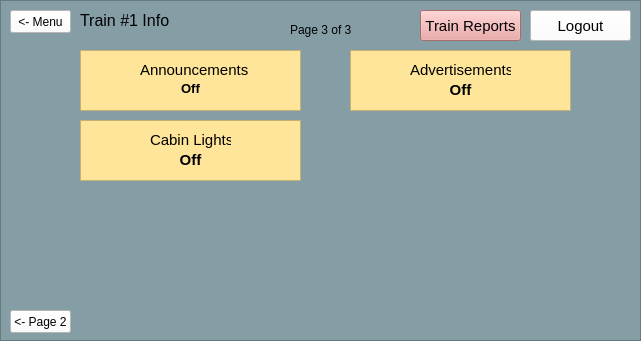
<?xml version="1.0" encoding="UTF-8"?>
<ui version="4.0">
 <class>MainWindow</class>
 <widget class="QMainWindow" name="MainWindow">
  <property name="geometry">
   <rect>
    <x>0</x>
    <y>0</y>
    <width>641</width>
    <height>341</height>
   </rect>
  </property>
  <property name="windowTitle">
   <string>MainWindow</string>
  </property>
  <widget class="QWidget" name="centralwidget">
   <widget class="QPushButton" name="logout_button_info3">
    <property name="geometry">
     <rect>
      <x>530</x>
      <y>10</y>
      <width>101</width>
      <height>31</height>
     </rect>
    </property>
    <property name="sizePolicy">
     <sizepolicy hsizetype="Minimum" vsizetype="Minimum">
      <horstretch>0</horstretch>
      <verstretch>0</verstretch>
     </sizepolicy>
    </property>
    <property name="minimumSize">
     <size>
      <width>0</width>
      <height>0</height>
     </size>
    </property>
    <property name="maximumSize">
     <size>
      <width>1347</width>
      <height>16777215</height>
     </size>
    </property>
    <property name="font">
     <font>
      <pointsize>11</pointsize>
     </font>
    </property>
    <property name="styleSheet">
     <string notr="true">background-color: rgb(255, 255, 255);</string>
    </property>
    <property name="text">
     <string>Logout</string>
    </property>
    <property name="iconSize">
     <size>
      <width>20</width>
      <height>20</height>
     </size>
    </property>
   </widget>
   <widget class="QFrame" name="frame">
    <property name="geometry">
     <rect>
      <x>0</x>
      <y>0</y>
      <width>641</width>
      <height>341</height>
     </rect>
    </property>
    <property name="styleSheet">
     <string notr="true">background-color: rgb(133, 158, 166);
border-color: rgb(0, 0, 0);</string>
    </property>
    <property name="frameShape">
     <enum>QFrame::StyledPanel</enum>
    </property>
    <property name="frameShadow">
     <enum>QFrame::Raised</enum>
    </property>
    <widget class="QPushButton" name="report_button_info3">
     <property name="geometry">
      <rect>
       <x>420</x>
       <y>10</y>
       <width>101</width>
       <height>31</height>
      </rect>
     </property>
     <property name="sizePolicy">
      <sizepolicy hsizetype="Minimum" vsizetype="Minimum">
       <horstretch>0</horstretch>
       <verstretch>0</verstretch>
      </sizepolicy>
     </property>
     <property name="minimumSize">
      <size>
       <width>0</width>
       <height>0</height>
      </size>
     </property>
     <property name="maximumSize">
      <size>
       <width>1347</width>
       <height>16777215</height>
      </size>
     </property>
     <property name="font">
      <font>
       <pointsize>11</pointsize>
      </font>
     </property>
     <property name="styleSheet">
      <string notr="true">background-color: rgb(234, 153, 153);</string>
     </property>
     <property name="text">
      <string>Train Reports</string>
     </property>
     <property name="iconSize">
      <size>
       <width>20</width>
       <height>20</height>
      </size>
     </property>
    </widget>
    <widget class="QLabel" name="label_2">
     <property name="geometry">
      <rect>
       <x>140</x>
       <y>60</y>
       <width>111</width>
       <height>20</height>
      </rect>
     </property>
     <property name="font">
      <font>
       <pointsize>11</pointsize>
      </font>
     </property>
     <property name="styleSheet">
      <string notr="true">background-color: rgb(255, 229, 153);</string>
     </property>
     <property name="text">
      <string>Announcements</string>
     </property>
    </widget>
    <widget class="QTextBrowser" name="disp_announcements">
     <property name="geometry">
      <rect>
       <x>80</x>
       <y>50</y>
       <width>221</width>
       <height>61</height>
      </rect>
     </property>
     <property name="styleSheet">
      <string notr="true">background-color: rgb(255, 229, 153);</string>
     </property>
     <property name="html">
      <string>&lt;!DOCTYPE HTML PUBLIC &quot;-//W3C//DTD HTML 4.0//EN&quot; &quot;http://www.w3.org/TR/REC-html40/strict.dtd&quot;&gt;
&lt;html&gt;&lt;head&gt;&lt;meta name=&quot;qrichtext&quot; content=&quot;1&quot; /&gt;&lt;style type=&quot;text/css&quot;&gt;
p, li { white-space: pre-wrap; }
&lt;/style&gt;&lt;/head&gt;&lt;body style=&quot; font-family:'MS Shell Dlg 2'; font-size:8.25pt; font-weight:400; font-style:normal;&quot;&gt;
&lt;p align=&quot;center&quot; style=&quot;-qt-paragraph-type:empty; margin-top:0px; margin-bottom:0px; margin-left:0px; margin-right:0px; -qt-block-indent:0; text-indent:0px;&quot;&gt;&lt;br /&gt;&lt;/p&gt;
&lt;p align=&quot;center&quot; style=&quot;-qt-paragraph-type:empty; margin-top:0px; margin-bottom:0px; margin-left:0px; margin-right:0px; -qt-block-indent:0; text-indent:0px; font-weight:600;&quot;&gt;&lt;br /&gt;&lt;/p&gt;
&lt;p align=&quot;center&quot; style=&quot; margin-top:0px; margin-bottom:0px; margin-left:0px; margin-right:0px; -qt-block-indent:0; text-indent:0px;&quot;&gt;&lt;span style=&quot; font-size:10pt; font-weight:600;&quot;&gt;Off&lt;/span&gt;&lt;/p&gt;&lt;/body&gt;&lt;/html&gt;</string>
     </property>
    </widget>
    <widget class="QLabel" name="label_10">
     <property name="geometry">
      <rect>
       <x>290</x>
       <y>20</y>
       <width>71</width>
       <height>20</height>
      </rect>
     </property>
     <property name="font">
      <font>
       <pointsize>9</pointsize>
      </font>
     </property>
     <property name="text">
      <string>Page 3 of 3</string>
     </property>
    </widget>
    <widget class="QPushButton" name="page3to2_button">
     <property name="geometry">
      <rect>
       <x>10</x>
       <y>310</y>
       <width>61</width>
       <height>23</height>
      </rect>
     </property>
     <property name="styleSheet">
      <string notr="true">background-color: rgb(255, 255, 255);</string>
     </property>
     <property name="text">
      <string>&lt;- Page 2</string>
     </property>
    </widget>
    <widget class="QPushButton" name="page3toM_button">
     <property name="geometry">
      <rect>
       <x>10</x>
       <y>10</y>
       <width>61</width>
       <height>23</height>
      </rect>
     </property>
     <property name="styleSheet">
      <string notr="true">background-color: rgb(255, 255, 255);</string>
     </property>
     <property name="text">
      <string>&lt;- Menu</string>
     </property>
    </widget>
    <widget class="QLabel" name="page3_train_label">
     <property name="geometry">
      <rect>
       <x>80</x>
       <y>10</y>
       <width>203</width>
       <height>20</height>
      </rect>
     </property>
     <property name="font">
      <font>
       <pointsize>12</pointsize>
      </font>
     </property>
     <property name="text">
      <string>Train #1 Info</string>
     </property>
    </widget>
    <widget class="QTextBrowser" name="textBrowser_4">
     <property name="geometry">
      <rect>
       <x>350</x>
       <y>50</y>
       <width>221</width>
       <height>61</height>
      </rect>
     </property>
     <property name="styleSheet">
      <string notr="true">background-color: rgb(255, 229, 153);</string>
     </property>
     <property name="html">
      <string>&lt;!DOCTYPE HTML PUBLIC &quot;-//W3C//DTD HTML 4.0//EN&quot; &quot;http://www.w3.org/TR/REC-html40/strict.dtd&quot;&gt;
&lt;html&gt;&lt;head&gt;&lt;meta name=&quot;qrichtext&quot; content=&quot;1&quot; /&gt;&lt;style type=&quot;text/css&quot;&gt;
p, li { white-space: pre-wrap; }
&lt;/style&gt;&lt;/head&gt;&lt;body style=&quot; font-family:'MS Shell Dlg 2'; font-size:8.25pt; font-weight:400; font-style:normal;&quot;&gt;
&lt;p align=&quot;center&quot; style=&quot;-qt-paragraph-type:empty; margin-top:0px; margin-bottom:0px; margin-left:0px; margin-right:0px; -qt-block-indent:0; text-indent:0px;&quot;&gt;&lt;br /&gt;&lt;/p&gt;&lt;/body&gt;&lt;/html&gt;</string>
     </property>
    </widget>
    <widget class="QLabel" name="label_4">
     <property name="geometry">
      <rect>
       <x>410</x>
       <y>60</y>
       <width>101</width>
       <height>20</height>
      </rect>
     </property>
     <property name="font">
      <font>
       <pointsize>11</pointsize>
      </font>
     </property>
     <property name="styleSheet">
      <string notr="true">background-color: rgb(255, 229, 153);</string>
     </property>
     <property name="text">
      <string>Advertisements</string>
     </property>
    </widget>
    <widget class="QLabel" name="disp_advertisements">
     <property name="geometry">
      <rect>
       <x>360</x>
       <y>80</y>
       <width>201</width>
       <height>20</height>
      </rect>
     </property>
     <property name="font">
      <font>
       <pointsize>11</pointsize>
       <weight>75</weight>
       <bold>true</bold>
      </font>
     </property>
     <property name="styleSheet">
      <string notr="true">background-color: rgb(255, 229, 153);</string>
     </property>
     <property name="text">
      <string>Off</string>
     </property>
     <property name="alignment">
      <set>Qt::AlignCenter</set>
     </property>
    </widget>
    <widget class="QTextBrowser" name="disp_cabin_lights">
     <property name="geometry">
      <rect>
       <x>80</x>
       <y>120</y>
       <width>221</width>
       <height>61</height>
      </rect>
     </property>
     <property name="styleSheet">
      <string notr="true">background-color: rgb(255, 229, 153);</string>
     </property>
     <property name="html">
      <string>&lt;!DOCTYPE HTML PUBLIC &quot;-//W3C//DTD HTML 4.0//EN&quot; &quot;http://www.w3.org/TR/REC-html40/strict.dtd&quot;&gt;
&lt;html&gt;&lt;head&gt;&lt;meta name=&quot;qrichtext&quot; content=&quot;1&quot; /&gt;&lt;style type=&quot;text/css&quot;&gt;
p, li { white-space: pre-wrap; }
&lt;/style&gt;&lt;/head&gt;&lt;body style=&quot; font-family:'MS Shell Dlg 2'; font-size:8.25pt; font-weight:400; font-style:normal;&quot;&gt;
&lt;p align=&quot;center&quot; style=&quot;-qt-paragraph-type:empty; margin-top:0px; margin-bottom:0px; margin-left:0px; margin-right:0px; -qt-block-indent:0; text-indent:0px;&quot;&gt;&lt;br /&gt;&lt;/p&gt;
&lt;p align=&quot;center&quot; style=&quot;-qt-paragraph-type:empty; margin-top:0px; margin-bottom:0px; margin-left:0px; margin-right:0px; -qt-block-indent:0; text-indent:0px; font-weight:600;&quot;&gt;&lt;br /&gt;&lt;/p&gt;
&lt;p align=&quot;center&quot; style=&quot; margin-top:0px; margin-bottom:0px; margin-left:0px; margin-right:0px; -qt-block-indent:0; text-indent:0px;&quot;&gt;&lt;span style=&quot; font-size:11pt; font-weight:600;&quot;&gt;Off&lt;/span&gt;&lt;/p&gt;&lt;/body&gt;&lt;/html&gt;</string>
     </property>
    </widget>
    <widget class="QLabel" name="label_8">
     <property name="geometry">
      <rect>
       <x>150</x>
       <y>130</y>
       <width>81</width>
       <height>20</height>
      </rect>
     </property>
     <property name="font">
      <font>
       <pointsize>11</pointsize>
      </font>
     </property>
     <property name="styleSheet">
      <string notr="true">background-color: rgb(255, 229, 153);</string>
     </property>
     <property name="text">
      <string>Cabin Lights</string>
     </property>
    </widget>
    <zorder>report_button_info3</zorder>
    <zorder>disp_announcements</zorder>
    <zorder>label_2</zorder>
    <zorder>label_10</zorder>
    <zorder>page3to2_button</zorder>
    <zorder>page3toM_button</zorder>
    <zorder>page3_train_label</zorder>
    <zorder>textBrowser_4</zorder>
    <zorder>label_4</zorder>
    <zorder>disp_advertisements</zorder>
    <zorder>disp_cabin_lights</zorder>
    <zorder>label_8</zorder>
   </widget>
   <zorder>frame</zorder>
   <zorder>logout_button_info3</zorder>
  </widget>
 </widget>
 <resources/>
 <connections/>
</ui>
